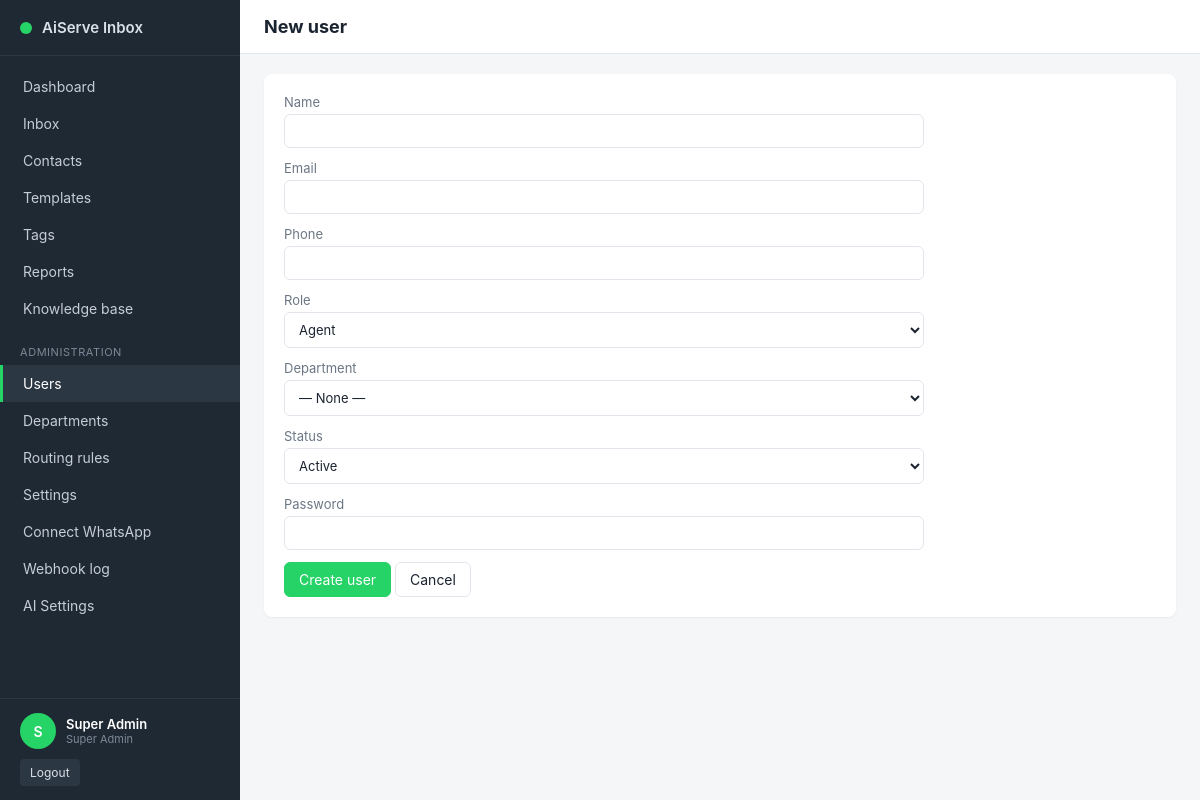
The app's page /admin/user_edit.php (signed in) with its own data.
### tables this page shows
CREATE TABLE IF NOT EXISTS `users` (
  `id` INT UNSIGNED NOT NULL AUTO_INCREMENT,
  `company_id` INT UNSIGNED NOT NULL,
  `department_id` INT UNSIGNED DEFAULT NULL,
  `name` VARCHAR(120) NOT NULL,
  `email` VARCHAR(190) NOT NULL,
  `phone` VARCHAR(32) DEFAULT NULL,
  `password_hash` VARCHAR(255) NOT NULL,
  `role` ENUM('super_admin','manager','agent') NOT NULL DEFAULT 'agent',
  `status` ENUM('active','inactive') NOT NULL DEFAULT 'active',
  `last_login_at` DATETIME DEFAULT NULL,
  `created_at` DATETIME NOT NULL DEFAULT CURRENT_TIMESTAMP,
  `updated_at` DATETIME NOT NULL DEFAULT CURRENT_TIMESTAMP ON UPDATE CURRENT_TIMESTAMP,
  PRIMARY KEY (`id`),
  UNIQUE KEY `uk_users_company_email` (`company_id`,`email`),
  KEY `idx_users_dept` (`department_id`),
  CONSTRAINT `fk_users_company` FOREIGN KEY (`company_id`) REFERENCES `companies` (`id`) ON DELETE CASCADE,
  CONSTRAINT `fk_users_dept` FOREIGN KEY (`department_id`) REFERENCES `departments` (`id`) ON DELETE SET NULL
);

### inc/helpers.php (called while the page is built, shortened)
<?php
require_once __DIR__ . '/../config/db_config.php';
function e(?string $s): string
{
    return htmlspecialchars($s ?? '', ENT_QUOTES | ENT_SUBSTITUTE, 'UTF-8');
}
function aiserve_start_session(): void
{
    if (session_status() === PHP_SESSION_ACTIVE) {
        return;
    }
    $secure = (!empty($_SERVER['HTTPS']) && $_SERVER['HTTPS'] !== 'off');
}
function role_label(string $role): string
{
    return match ($role) {
        'super_admin' => 'Super Admin',
        'manager'     => 'Manager',
        'agent'       => 'Agent',
        default       => ucfirst($role),
    };
}

### config/db_config.php (called while the page is built, shortened)
<?php
$DB_HOST = getenv('AISERVE_DB_HOST') ?: '127.0.0.1';
$DB_PORT = getenv('AISERVE_DB_PORT') ?: '3306';
$DB_NAME = getenv('AISERVE_DB_NAME') ?: 'aiserve_inbox';
$DB_USER = getenv('AISERVE_DB_USER') ?: 'aiserve';
$DB_PASS = getenv('AISERVE_DB_PASS') ?: 'change_me_db_password';
function aiserve_db(): PDO
{
    static $pdo = null;
    if ($pdo instanceof PDO) {
        return $pdo;
    }
    global $DB_HOST, $DB_PORT, $DB_NAME, $DB_USER, $DB_PASS;
    $dsn = "mysql:host={$DB_HOST};port={$DB_PORT};dbname={$DB_NAME};charset=utf8mb4";
    $options = [
        PDO::ATTR_ERRMODE            => PDO::ERRMODE_EXCEPTION,
        PDO::ATTR_DEFAULT_FETCH_MODE => PDO::FETCH_ASSOC,
        PDO::ATTR_EMULATE_PREPARES   => false,
    ];
    try {
        $pdo = new PDO($dsn, $DB_USER, $DB_PASS, $options);
    } catch (Throwable $e) {
        error_log('[AiServe] DB connection failed: ' . $e->getMessage());
        http_response_code(500);
        exit('Database connection error. Please contact administrator.');
    }
    return $pdo;
}

### inc/auth.php (called while the page is built, shortened)
<?php
require_once __DIR__ . '/helpers.php';
function current_user(): ?array
{
    $stmt = aiserve_db()->prepare(
        'SELECT u.*, d.name AS department_name
         FROM users u
         LEFT JOIN departments d ON d.id = u.department_id
         WHERE u.id = ? AND u.status = "active" LIMIT 1'
    );
    $stmt->execute([(int)$_SESSION['user_id']]);
    $cached = $stmt->fetch() ?: null;
    return $cached;
}
function require_login(): array
{
    $u = current_user();
    return $u;
}
function require_role(array $roles): array
{
    $u = require_login();
    return $u;
}

### admin/user_edit.php (the view, shortened to what this page needs)
<?php
require_once __DIR__ . '/../inc/layout.php';
$current_user = require_role(['super_admin']);
$user   = null;
layout_start($current_user, $user ? 'Edit user' : 'New user', 'users');
?>
<div class="card">
  <form method="post" class="form-grid">
    <label>Name<input type="text" name="name" required value="<?= e($user['name'] ?? ($_POST['name'] ?? '')) ?>"></label>
    <label>Email<input type="email" name="email" required value="<?= e($user['email'] ?? ($_POST['email'] ?? '')) ?>"></label>
    <label>Phone<input type="text" name="phone" value="<?= e($user['phone'] ?? ($_POST['phone'] ?? '')) ?>"></label>
    <label>Role
      <select name="role">
        <?php foreach (['super_admin','manager','agent'] as $r): ?>
          <option value="<?= $r ?>" <?= ($user['role'] ?? 'agent') === $r ? 'selected' : '' ?>>
            <?= e(role_label($r)) ?>
          </option>
        <?php endforeach; ?>
      </select>
    </label>
    <label>Department
      <select name="department_id">
        <option value="0">— None —</option>
      </select>
    </label>
    <label>Status
      <select name="status">
        <option value="active"   <?= ($user['status'] ?? 'active') === 'active' ? 'selected' : '' ?>>Active</option>
      </select>
    </label>
    <label><?= $user ? 'New password (leave blank to keep current)' : 'Password' ?>
      <input type="password" name="password" autocomplete="new-password" minlength="8" <?= $user ? '' : 'required' ?>>
    </label>
    <div>
      <button class="btn btn-primary" type="submit"><?= $user ? 'Save changes' : 'Create user' ?></button>
      <a class="btn" href="/admin/users.php">Cancel</a>
    </div>
  </form>
</div>

### inc/sidebar.php
<?php
$active = $active_nav ?? '';
$role   = $current_user['role'] ?? 'agent';
?>
<aside class="sidebar">
  <div class="sidebar-brand">
    <span class="brand-dot" style="background: <?= e($brand_color ?? '#25D366') ?>"></span>
    <span class="brand-text">AiServe Inbox</span>
  </div>
  <nav class="sidebar-nav">
    <a href="/dashboard.php" class="<?= $active === 'dashboard' ? 'active' : '' ?>">Dashboard</a>
    <a href="/inbox/index.php" class="<?= $active === 'inbox' ? 'active' : '' ?>">Inbox</a>
    <a href="/contacts.php" class="<?= $active === 'contacts' ? 'active' : '' ?>">Contacts</a>
    <a href="/admin/templates.php" class="<?= $active === 'templates' ? 'active' : '' ?>">Templates</a>
    <?php if (in_array($role, ['super_admin', 'manager'], true)): ?>
      <a href="/admin/tags.php" class="<?= $active === 'tags' ? 'active' : '' ?>">Tags</a>
      <a href="/admin/reports.php" class="<?= $active === 'reports' ? 'active' : '' ?>">Reports</a>
      <a href="/admin/knowledge.php" class="<?= $active === 'knowledge' ? 'active' : '' ?>">Knowledge base</a>
    <?php endif; ?>
    <?php if ($role === 'super_admin'): ?>
      <div class="sidebar-section">Administration</div>
      <a href="/admin/users.php" class="<?= $active === 'users' ? 'active' : '' ?>">Users</a>
      <a href="/admin/departments.php" class="<?= $active === 'departments' ? 'active' : '' ?>">Departments</a>
      <a href="/admin/routing.php" class="<?= $active === 'routing' ? 'active' : '' ?>">Routing rules</a>
      <a href="/admin/settings.php" class="<?= $active === 'settings' ? 'active' : '' ?>">Settings</a>
      <a href="/admin/evolution_connect.php" class="<?= $active === 'evolution_connect' ? 'active' : '' ?>">Connect WhatsApp</a>
      <a href="/admin/webhook_log.php" class="<?= $active === 'webhook_log' ? 'active' : '' ?>">Webhook log</a>
      <a href="/admin/ai_settings.php" class="<?= $active === 'ai_settings' ? 'active' : '' ?>">AI Settings</a>
    <?php endif; ?>
  </nav>
  <div class="sidebar-footer">
    <div class="user-card">
      <div class="user-avatar"><?= e(strtoupper(substr($current_user['name'] ?? '?', 0, 1))) ?></div>
      <div class="user-meta">
        <div class="user-name"><?= e($current_user['name'] ?? '') ?></div>
        <div class="user-role"><?= e(role_label($current_user['role'] ?? 'agent')) ?></div>
      </div>
    </div>
    <a class="btn-logout" href="/logout.php">Logout</a>
  </div>
</aside>

### assets/css/app.css (style rules this page uses)
:root { --c-bg: #f4f6f8; --c-card: #ffffff; --c-text: #1a2330; --c-muted: #6b7785; --c-border: #e2e6ec; --c-primary: #25D366; --c-primary-d: #128C7E; --c-accent: #075E54; --c-danger: #d9534f; --c-warn: #f0ad4e; --c-info: #4a90e2; --shadow-sm: 0 1px 2px rgba(0,0,0,0.05); --shadow-md: 0 4px 12px rgba(0,0,0,0.08); --radius: 8px; }
* { box-sizing: border-box; }
html, body { height: 100%; }
body { margin: 0; font-family: -apple-system, BlinkMacSystemFont, "Segoe UI", Roboto, Oxygen, Ubuntu, Cantarell, "Helvetica Neue", Arial, sans-serif; font-size: 14px; color: var(--c-text); background: var(--c-bg); }
a { color: var(--c-primary-d); text-decoration: none; }
.sidebar { width: 240px; background: #1f2933; color: #d9e0e8; display: flex; flex-direction: column; flex-shrink: 0; }
.sidebar-brand { display: flex; align-items: center; gap: 10px; padding: 18px 20px; border-bottom: 1px solid #2c3744; font-weight: 600; }
.brand-dot { display: inline-block; width: 12px; height: 12px; border-radius: 50%; }
.brand-text { font-size: 15px; }
.sidebar-nav { flex: 1; padding: 12px 0; overflow-y: auto; }
.sidebar-nav a { display: block; padding: 10px 20px; color: #c4cdd9; text-decoration: none; border-left: 3px solid transparent; font-size: 14px; }
.sidebar-nav a.active { background: #2c3744; color: #fff; border-left-color: var(--c-primary); }
.sidebar-section { font-size: 11px; text-transform: uppercase; letter-spacing: 0.05em; color: #7d8898; padding: 18px 20px 6px; }
.sidebar-footer { padding: 14px 20px; border-top: 1px solid #2c3744; }
.user-card { display: flex; gap: 10px; align-items: center; margin-bottom: 10px; }
.user-avatar { width: 36px; height: 36px; border-radius: 50%; background: var(--c-primary); color: #fff; display: flex; align-items: center; justify-content: center; font-weight: 600; }
.user-name { font-size: 13px; font-weight: 600; color: #fff; }
.user-role { font-size: 11px; color: #7d8898; }
.btn-logout { display: inline-block; padding: 6px 10px; background: #2c3744; color: #d9e0e8; border-radius: 4px; font-size: 12px; }
.card { background: var(--c-card); border-radius: var(--radius); padding: 20px; box-shadow: var(--shadow-sm); margin-bottom: 20px; }
.form-grid { display: grid; grid-template-columns: 1fr; gap: 12px; max-width: 640px; }
.form-grid label { display: flex; flex-direction: column; font-size: 13px; color: var(--c-muted); gap: 4px; }
.form-grid input[type="text"], .form-grid input[type="email"], .form-grid input[type="password"], .form-grid input[type="color"], .form-grid select, .form-grid textarea, .inline-form input[type="text"], .inline-form input[type="search"], .inline-form select, .inbox-search input, .inbox-search select, input[type="text"], input[type="email"], input[type="password"], input[type="search"], textarea, select { font: inherit; padding: 8px 10px; border: 1px solid var(--c-border); border-radius: 6px; background: #fff; color: var(--c-text); }
.btn { display: inline-block; padding: 8px 14px; border: 1px solid var(--c-border); background: #fff; border-radius: 6px; font: inherit; cursor: pointer; color: var(--c-text); }
.btn-primary { background: var(--c-primary); color: #fff; border-color: var(--c-primary); }

### records on screen
users: name "S", name "Super Admin", role "Super Admin"

### other values on screen
$page_title "New user"
form field role "Agent"
